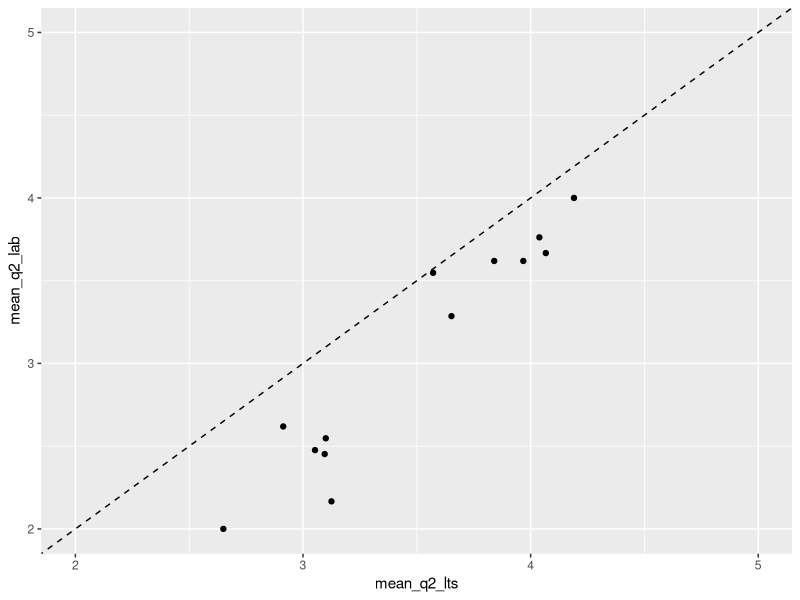
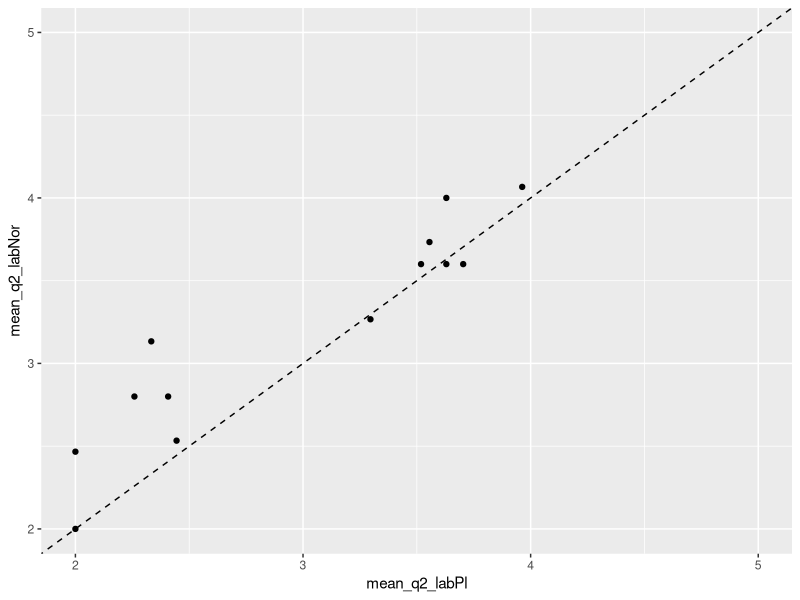
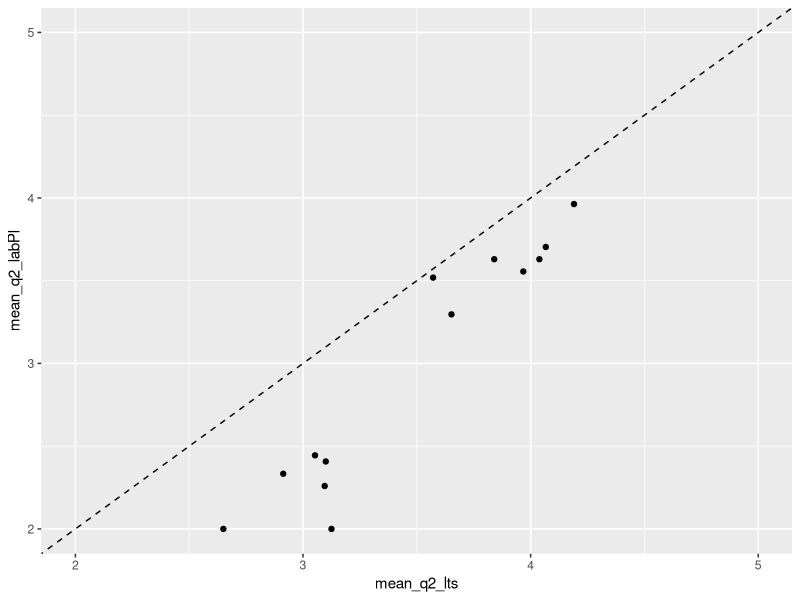
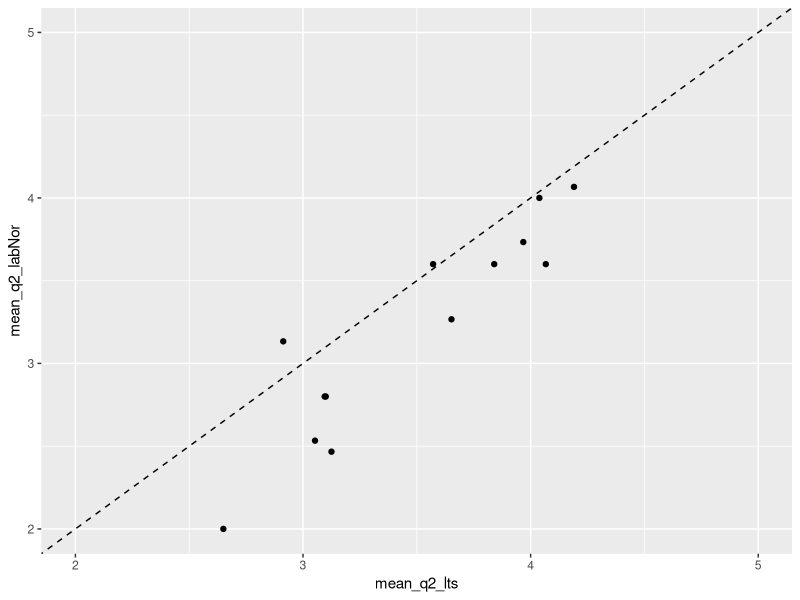
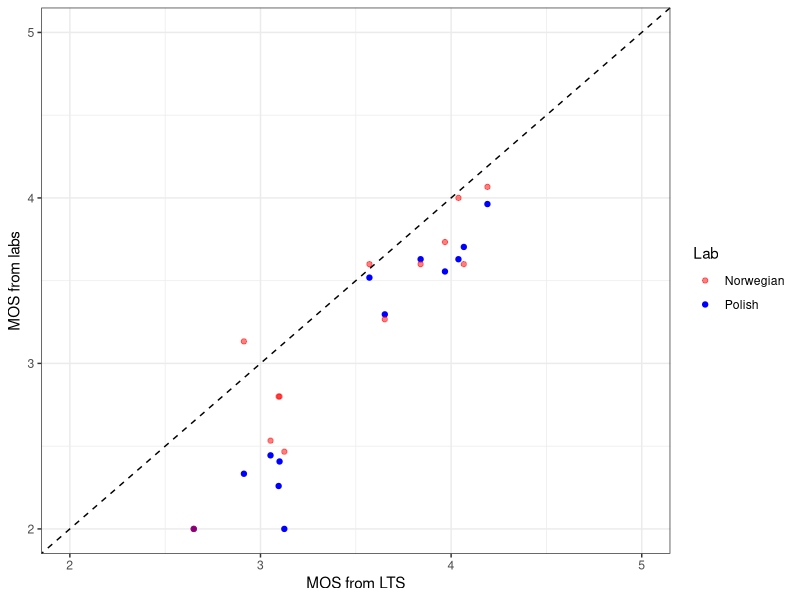

These figures' R source, in order:
library(tidyverse)
library(magrittr)

rm(list = ls())

lts_data <- read_csv("phase4_current_results_p1204.csv", col_types = "cnnnnnnnn-n----") 
lts_data %<>%
  filter(n == 7, week < 14) %>%
  select(-n)
lts_data$group = "lts"

lab_data <- read_csv("phase4_lab.csv", col_types = "cnnc")
lab_data %<>%
  left_join(lts_data %>% 
              group_by(week) %>% 
              summarize(mo = first(mo), tu = first(tu), we = first(we), 
                        th = first(th), fr = first(fr), sa = first(sa)), 
            by = "week")
all_data <- rbind(lts_data, lab_data)
all_data <- all_data[!(all_data$external_id %in% c("61", "65", "42", "32", "41", "25", "20")), ]
s1 <- all_data %>% filter(group == "lts") %>%
  group_by(week) %>%
  dplyr::summarise(mean_q2_lts = mean(q2))
s2 <- all_data %>% filter(group != "lts") %>%
  group_by(week) %>%
  dplyr::summarise(mean_q2_lab = mean(q2))
scatter <- left_join(s1, s2)

ggplot(scatter, aes(x = mean_q2_lts, y = mean_q2_lab)) + geom_point()  + ylim(2,5)+ xlim(2,5) +
  geom_abline(slope = 1, intercept = 0, linetype = "dashed", color = "black")

s3 <- all_data %>% filter(group == "labPl") %>%
  group_by(week) %>%
  dplyr::summarise(mean_q2_labPl = mean(q2))
s4 <- all_data %>% filter(group == "labNor") %>%
  group_by(week) %>%
  dplyr::summarise(mean_q2_labNor = mean(q2))
scatter_labs <- left_join(s3, s4)

ggplot(scatter_labs, aes(x = mean_q2_labPl, y = mean_q2_labNor)) + geom_point()  + ylim(2,5)+ xlim(2,5) +
  geom_abline(slope = 1, intercept = 0, linetype = "dashed", color = "black")

scatter_Pl <- left_join(s1, s3)
scatter_Nor <- left_join(s1, s4)
scatter_all <- left_join(scatter_Pl, scatter_Nor)

ggplot(scatter_Pl, aes(x = mean_q2_lts, y = mean_q2_labPl)) + geom_point()  + ylim(2,5)+ xlim(2,5) +
  geom_abline(slope = 1, intercept = 0, linetype = "dashed", color = "black")

ggplot(scatter_Nor, aes(x = mean_q2_lts, y = mean_q2_labNor)) + geom_point()  + ylim(2,5)+ xlim(2,5) +
  geom_abline(slope = 1, intercept = 0, linetype = "dashed", color = "black")

colors <- c("Polish" = "blue", "Norwegian" = "red")
ggplot(scatter_all) + geom_point(aes(x = mean_q2_lts, y = mean_q2_labPl, color = "Polish")) + 
  geom_point(aes(x = mean_q2_lts, y = mean_q2_labNor, color = "Norwegian"), alpha = 0.5) + ylim(2,5)+ xlim(2,5) +
  geom_abline(slope = 1, intercept = 0, linetype = "dashed", color = "black") + labs(
    x = "MOS from LTS",
    y = "MOS from labs",
    color = "Lab") +
  scale_color_manual(values = colors) + theme_bw()

saveRDS(all_data, file = "all_data_1204.RDS")
write.csv(all_data,"lab_and_lts.csv", row.names = FALSE)
